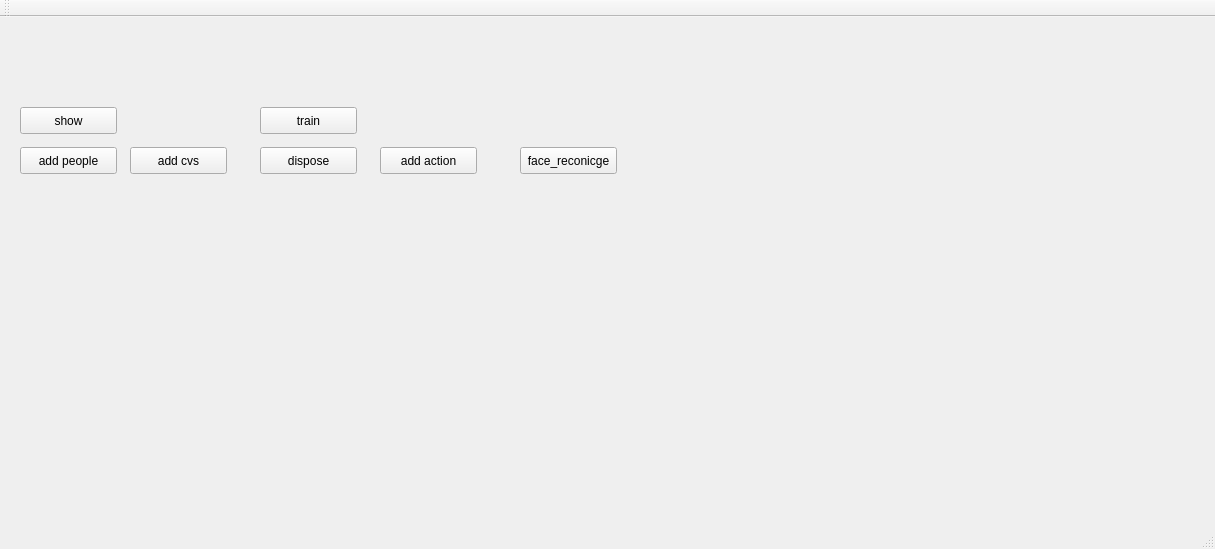
<?xml version="1.0" encoding="UTF-8"?>
<ui version="4.0">
 <class>MainWindow</class>
 <widget class="QMainWindow" name="MainWindow">
  <property name="geometry">
   <rect>
    <x>0</x>
    <y>0</y>
    <width>1215</width>
    <height>549</height>
   </rect>
  </property>
  <property name="windowTitle">
   <string>MainWindow</string>
  </property>
  <widget class="QWidget" name="centralWidget">
   <widget class="QWidget" name="widget" native="true">
    <property name="geometry">
     <rect>
      <x>20</x>
      <y>0</y>
      <width>120</width>
      <height>80</height>
     </rect>
    </property>
   </widget>
   <widget class="QPushButton" name="pushButton">
    <property name="geometry">
     <rect>
      <x>20</x>
      <y>90</y>
      <width>97</width>
      <height>27</height>
     </rect>
    </property>
    <property name="text">
     <string>show</string>
    </property>
   </widget>
   <widget class="QPushButton" name="pushButton_2">
    <property name="geometry">
     <rect>
      <x>20</x>
      <y>130</y>
      <width>97</width>
      <height>27</height>
     </rect>
    </property>
    <property name="text">
     <string>add people</string>
    </property>
   </widget>
   <widget class="QPushButton" name="pushButton_3">
    <property name="geometry">
     <rect>
      <x>130</x>
      <y>130</y>
      <width>97</width>
      <height>27</height>
     </rect>
    </property>
    <property name="text">
     <string>add cvs</string>
    </property>
   </widget>
   <widget class="QPushButton" name="pushButton_4">
    <property name="geometry">
     <rect>
      <x>260</x>
      <y>130</y>
      <width>97</width>
      <height>27</height>
     </rect>
    </property>
    <property name="text">
     <string>dispose</string>
    </property>
   </widget>
   <widget class="QPushButton" name="pushButton_5">
    <property name="geometry">
     <rect>
      <x>380</x>
      <y>130</y>
      <width>97</width>
      <height>27</height>
     </rect>
    </property>
    <property name="text">
     <string>add action</string>
    </property>
   </widget>
   <widget class="QPushButton" name="pushButton_6">
    <property name="geometry">
     <rect>
      <x>520</x>
      <y>130</y>
      <width>97</width>
      <height>27</height>
     </rect>
    </property>
    <property name="text">
     <string>face_reconicge</string>
    </property>
   </widget>
   <widget class="QPushButton" name="btn_train">
    <property name="geometry">
     <rect>
      <x>260</x>
      <y>90</y>
      <width>97</width>
      <height>27</height>
     </rect>
    </property>
    <property name="text">
     <string>train</string>
    </property>
   </widget>
  </widget>
  <widget class="QMenuBar" name="menuBar">
   <property name="geometry">
    <rect>
     <x>0</x>
     <y>0</y>
     <width>1215</width>
     <height>27</height>
    </rect>
   </property>
  </widget>
  <widget class="QToolBar" name="mainToolBar">
   <attribute name="toolBarArea">
    <enum>TopToolBarArea</enum>
   </attribute>
   <attribute name="toolBarBreak">
    <bool>false</bool>
   </attribute>
  </widget>
  <widget class="QStatusBar" name="statusBar"/>
 </widget>
 <layoutdefault spacing="6" margin="11"/>
 <resources/>
 <connections/>
</ui>
